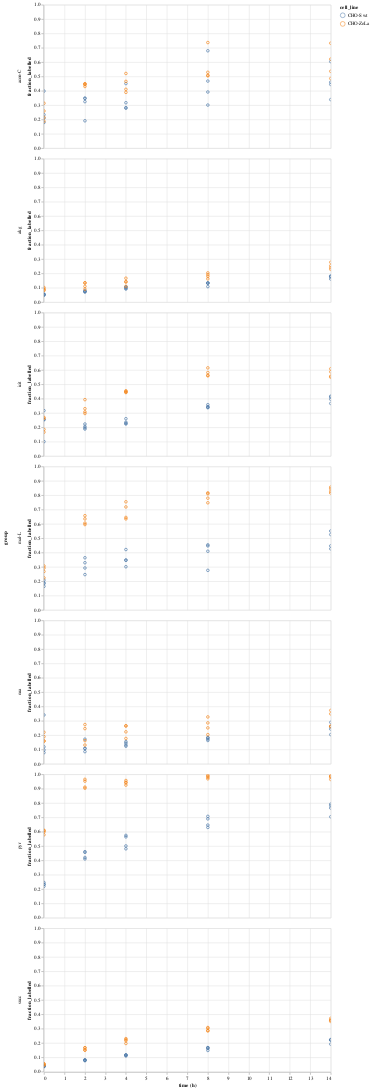

This figure's notebook cell:
### Markdown cell above
## Interactive Plots

### Code cell
selector = alt.selection_single(fields=['cell_line', 'group'], bind='legend')
line = alt.Chart(processed_data_df).mark_point().encode(
    x=alt.X('time', title="time (h)"),
    y='fraction_labelled',
    color='cell_line',
    row=alt.Row('group:N')
)
(line).interactive()\
.properties(
    width=600,x
    height=300
)\
.add_selection(selector)\
.transform_filter(selector)

### Figure 1 — Vega-Lite specification as saved in the notebook (floating-point values rounded to 4 significant figures; data arrays with more than 128 entries replaced by an {"elided": "..."} marker saying what was removed)
{"config": {"view": {"continuousWidth": 400, "continuousHeight": 300}}, "data": {"name": "data-7cc6cac4114a5f8f1d99fc1aed3ba5ec"}, "mark": "point", "encoding": {"color": {"field": "cell_line", "type": "nominal"}, "row": {"field": "group", "type": "nominal"}, "x": {"field": "time", "title": "time (h)", "type": "quantitative"}, "y": {"field": "fraction_labelled", "type": "quantitative"}}, "height": 300, "selection": {"selector002": {"type": "interval", "bind": "scales", "encodings": ["x", "y"]}, "selector001": {"type": "single", "fields": ["cell_line", "group"], "bind": "legend"}}, "transform": [{"filter": {"selection": "selector001"}}], "width": 600, "$schema": "https://vega.github.io/schema/vega-lite/v4.17.0.json", "datasets": {"data-7cc6cac4114a5f8f1d99fc1aed3ba5ec": {"elided": "280 records"}}}
